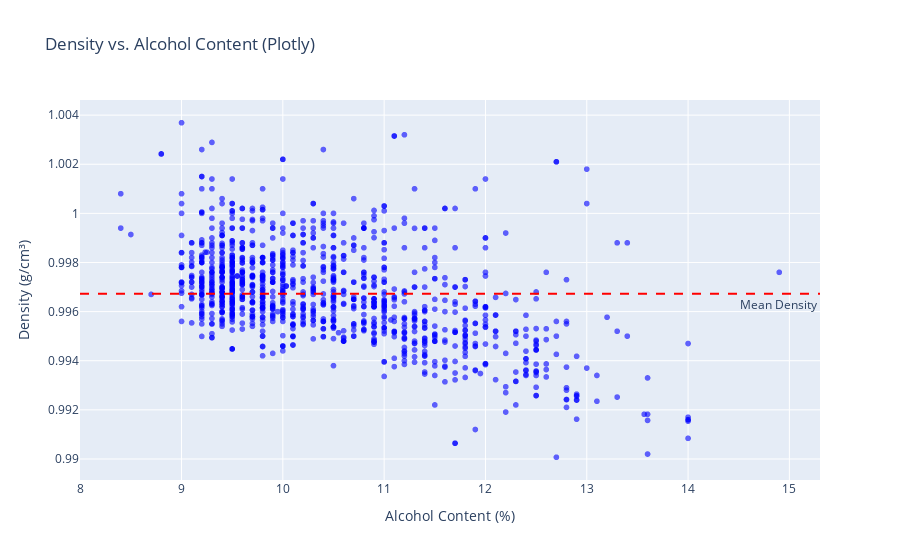

The notebook cell saved with this chart:
### Code cell
# using plotly 
# Create a scatter plot for Density vs. Alcohol using Plotly
fig = px.scatter(df, x='alcohol', y='density', 
                 title='Density vs. Alcohol Content (Plotly)',
                 labels={'alcohol': 'Alcohol Content (%)', 'density': 'Density (g/cm³)'},
                 opacity=0.6, color_discrete_sequence=['blue'])

# Add a mean density line
mean_density = df['density'].mean()
fig.add_hline(y=mean_density, line_dash="dash", line_color="red", annotation_text="Mean Density", annotation_position="bottom right")

# Show the figure
fig.show()

### Figure 1 — Plotly figure (JSON) as saved in the notebook; plotly's stock layout.template omitted (floating-point values rounded to 4 significant figures; data arrays with more than 128 entries replaced by an {"elided": "..."} marker saying what was removed)
{"data": [{"hovertemplate": "Alcohol Content (%)=%{x}<br>Density (g/cm³)=%{y}<extra></extra>", "legendgroup": "", "marker": {"color": "blue", "opacity": 0.6, "symbol": "circle"}, "mode": "markers", "name": "", "showlegend": false, "type": "scattergl", "x": {"elided": "1143 float values"}, "xaxis": "x", "y": {"elided": "1143 float values"}, "yaxis": "y"}], "layout": {"annotations": [{"showarrow": false, "text": "Mean Density", "x": 1, "xanchor": "right", "xref": "x domain", "y": 0.9967, "yanchor": "top", "yref": "y"}], "legend": {"tracegroupgap": 0}, "shapes": [{"line": {"color": "red", "dash": "dash"}, "type": "line", "x0": 0, "x1": 1, "xref": "x domain", "y0": 0.9967, "y1": 0.9967, "yref": "y"}], "title": {"text": "Density vs. Alcohol Content (Plotly)"}, "xaxis": {"anchor": "y", "domain": [0, 1], "title": {"text": "Alcohol Content (%)"}}, "yaxis": {"anchor": "x", "domain": [0, 1], "title": {"text": "Density (g/cm³)"}}}}
